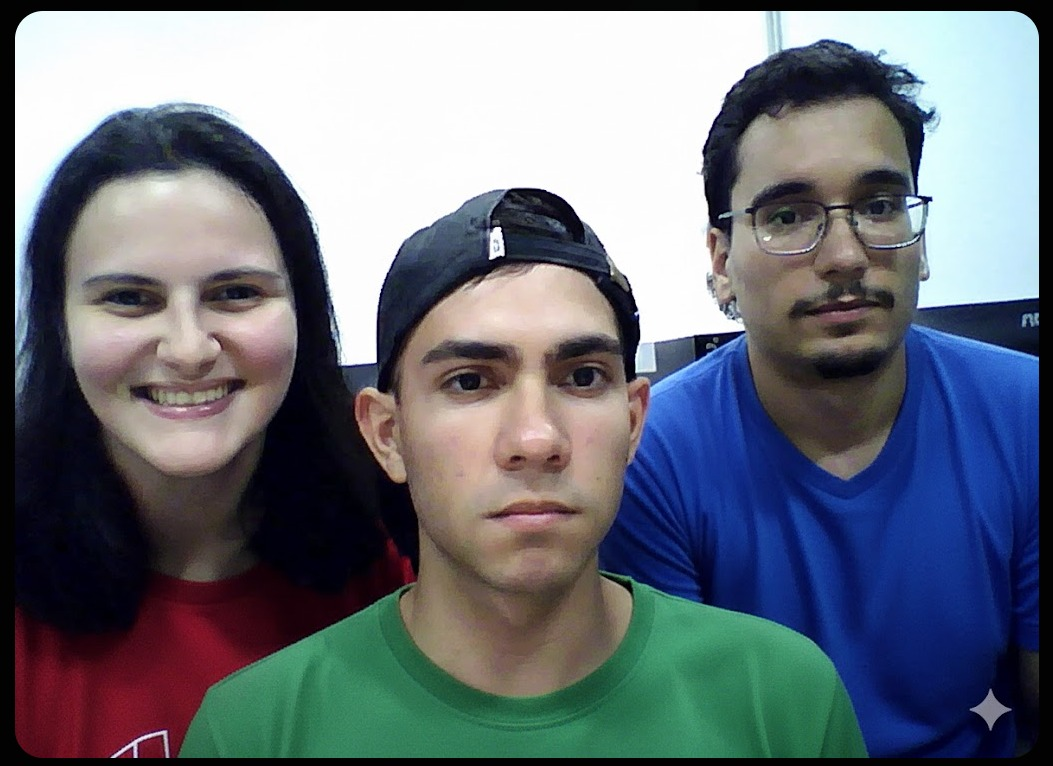
#> input picture static/foto-grupo.jpeg, 1053 x 766 px
$ jupyter execute RELATORIO_LAB05.ipynb   (shell and % lines are left out)
#> lines starting #> are read from the running program, lines starting #| are printed output that depends on the picture; after the words box and inside, x2 and y2 are one past the last pixel; in counts of white or black regions, pixels touching at a corner belong together; long printed decimals are rounded
import numpy as np
import cv2
import matplotlib.pyplot as plt

plt.rcParams['figure.figsize'] = (12, 8)

## Autores

- **Fabricio da Costa Fernandes** - RA 11202321635
- **Felipe de Lima Major** - RA 11202230321
- **Lilian Gimenez Teixeira** - RA 11202332321

---

## Datas

- **Data de realização dos experimentos:** 24/03/2026
- **Data de publicação do relatório:** 27/03/2026

---

## Introdução

### Contexto e Motivação

Este relatório apresenta os resultados do Laboratório 05 da disciplina de Processamento Digital de Imagens, focado no estudo de espaços de cores e suas aplicações práticas. O laboratório explora diferentes modelos de representação de cores, desde espaços independentes de dispositivo até aqueles específicos para compressão de vídeo.

### Objetivos

Os principais objetivos deste laboratório foram:

1. Compreender a diferença entre espaços de cores independentes e dependentes de dispositivo
2. Implementar correções de ponto branco e transformações gama
3. Explorar modelos de cor para percepção humana (CIELAB) e dispositivos (HSV)
4. Analisar o espaço YCbCr usado em compressão de vídeo
5. Desenvolver aplicações práticas com webcam

---

## Procedimentos Experimentais

### Configuração do Ambiente

1. Abra o Jupyter Notebook em `c:\Lilian\repos\Lab05-Cores_Imagens_Video`.
2. Execute a célula abaixo para instalar as dependências antes de qualquer importação.
3. Execute as demais células sequencialmente para cada atividade do laboratório.

### Passos para cada atividade

- Atividade 3.1 (ponto branco): execute a célula de definição da função `white_point_correction` e em seguida a célula de teste com `foto-grupo.jpeg`.
- Atividade 3.2 (gamma): execute a função `xyz_to_rgb_gamma` e o bloco de demonstração do gradiente.
- Atividade 3.3 (CIELAB): carregue `foto-grupo.jpeg`, mostre canais e calcule estatísticas.
- Atividade 3.4 (HSV): defina `segmentar_por_cor_hsv`, aplique em `cores.jpeg` e meça percentual segmentado.
- Atividade 3.5 (YCbCr): converta `foto-grupo.jpeg` e compare média/padrão dos canais.
- Atividade 3.6/3.7 (webcam): execute os blocos de webcam para testar em tempo real (pressione `q` para sair).

### Observações de reprodução

- As imagens necessárias já estão em `static/foto-grupo.jpeg` e `static/cores.jpeg`.
- Se algo não carregar, verifique o caminho e se as bibliotecas estão instaladas corretamente.
- Sempre execute as células na ordem indicada para evitar variáveis ausentes.

[cell 1]
import numpy as np
import cv2
import matplotlib.pyplot as plt

plt.rcParams['figure.figsize'] = (12, 8)

def white_point_correction(img, sourcewp, targetwp):
    corrected = img * (targetwp / sourcewp)
    return np.clip(corrected, 0, 1)

[cell 2]
def white_point_correction(img, sourcewp, targetwp):
    corrected = img * (targetwp / sourcewp)
    return np.clip(corrected, 0, 1)

[cell 3]
img = cv2.imread('static/foto-grupo.jpeg')
#> img is the input picture: shape (766, 1053, 3); mean B, G, R 122.1, 112.3, 106.5
img_rgb = cv2.cvtColor(img, cv2.COLOR_BGR2RGB) / 255.0

img_warm = img_rgb.copy()
img_warm[:, :, 0] = np.clip(img_warm[:, :, 0] * 1.2, 0, 1)
img_warm[:, :, 1] = np.clip(img_warm[:, :, 1] * 0.9, 0, 1)
img_warm[:, :, 2] = np.clip(img_warm[:, :, 2] * 0.7, 0, 1)
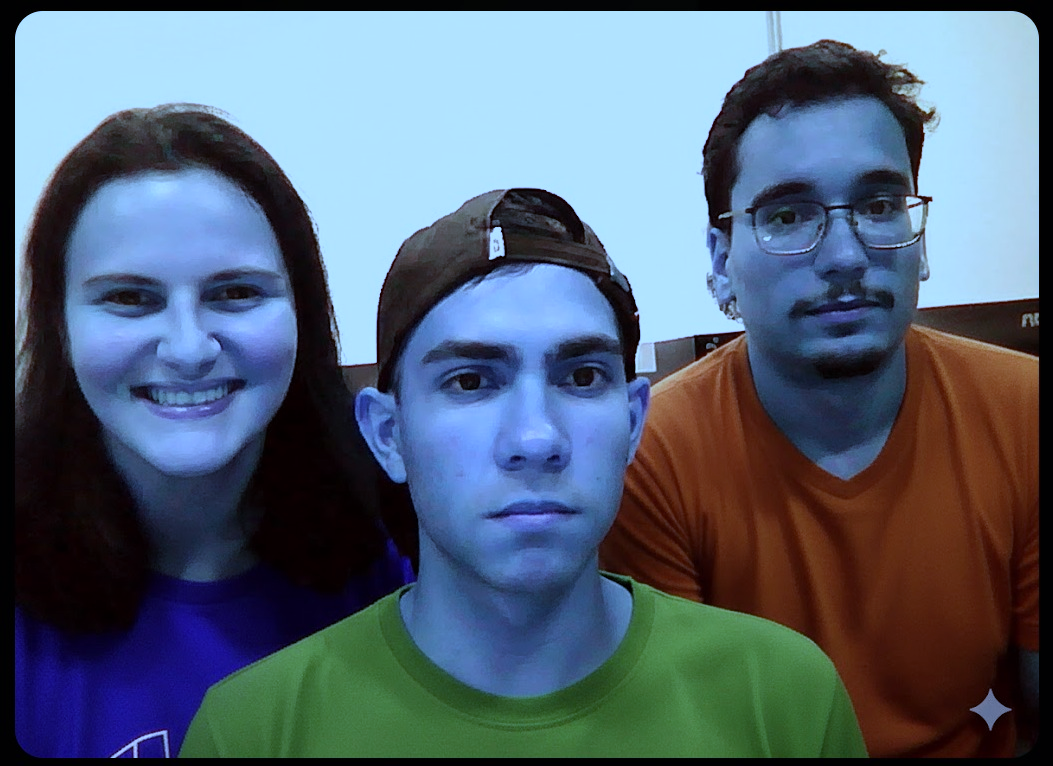
#> img_warm: shape (766, 1053, 3) float64; mean B, G, R 0.466, 0.396, 0.335

source_wp = np.array([1.2, 0.9, 0.7])
target_wp = np.array([1.0, 1.0, 1.0])
img_corrected = white_point_correction(img_warm, source_wp, target_wp)
#> in white_point_correction, `corrected = img * (targetwp / sourcewp)`:
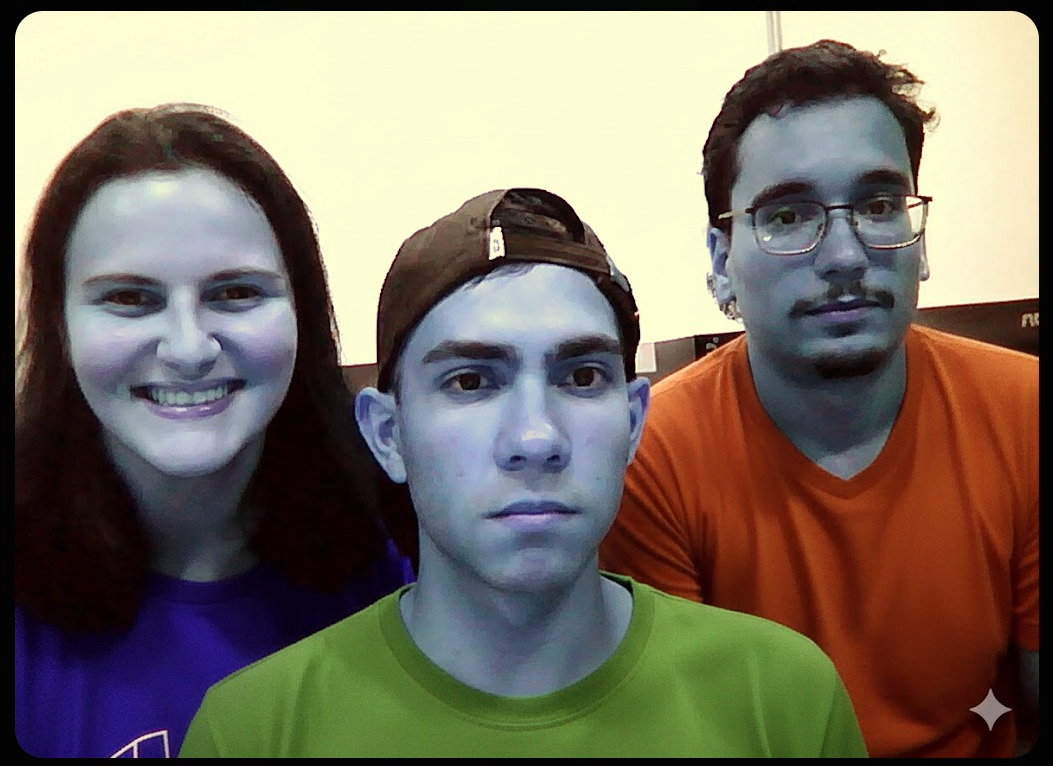
#> corrected: shape (766, 1053, 3) float64; mean B, G, R 0.389, 0.441, 0.479

fig, axes = plt.subplots(1, 3, figsize=(15, 5))

axes[0].imshow(img_rgb)
axes[0].set_title('Imagem Original')
axes[0].axis('off')

axes[1].imshow(img_warm)
axes[1].set_title('Com Iluminação Quente')
axes[1].axis('off')

axes[2].imshow(img_corrected)
axes[2].set_title('Após Correção de Ponto Branco')
axes[2].axis('off')

plt.tight_layout()
plt.show()
#> figure, not shown here; B, G, R data is drawn as R, G, B

# Análise quantitativa da correção de ponto branco
orig_mean = img_rgb.mean(axis=(0,1))
#> orig_mean = [0.418, 0.441, 0.479]
warm_mean = img_warm.mean(axis=(0,1))
#> warm_mean = [0.466, 0.396, 0.335]
corrected_mean = img_corrected.mean(axis=(0,1))
#> corrected_mean = [0.389, 0.441, 0.479]

print('Média por canal (RGB)')
print(f'Original: {orig_mean}')
#| Original: [0.4176 0.4405 0.4788]
print(f'Iluminação quente: {warm_mean}')
#| Iluminação quente: [0.4664 0.3965 0.3352 ]
print(f'Corrigida: {corrected_mean}')
#| Corrigida: [0.3887 0.4405 0.4788]

mse_warm = np.mean((img_rgb - img_warm) ** 2)
#> mse_warm = 0.013
mse_corr = np.mean((img_rgb - img_corrected) ** 2)
#> mse_corr = 0.00147
print(f'MSE original->quente: {mse_warm:.6f}')
#| MSE original->quente: 0.01298
print(f'MSE original->corrigida: {mse_corr:.6f}')
#| MSE original->corrigida: 0.001465

L_orig = 0.2126 * img_rgb[:,:,0] + 0.7152 * img_rgb[:,:,1] + 0.0722 * img_rgb[:,:,2]
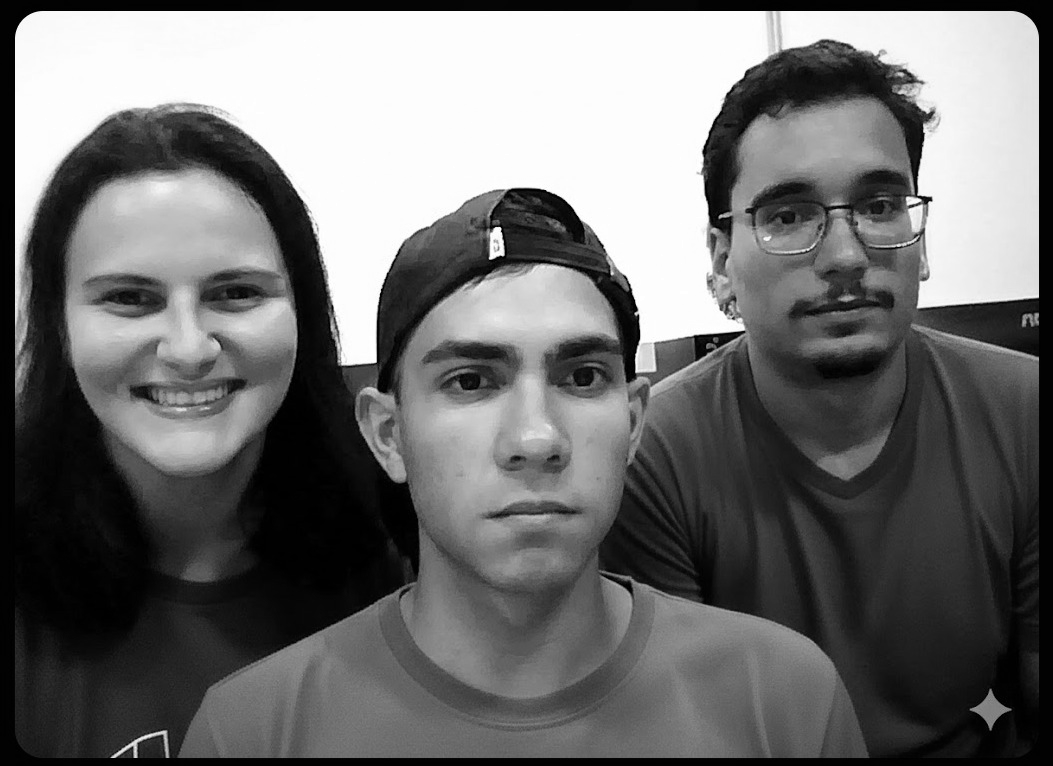
#> L_orig: shape (766, 1053) float64; min 0, max 1, mean 0.438
L_corr = 0.2126 * img_corrected[:,:,0] + 0.7152 * img_corrected[:,:,1] + 0.0722 * img_corrected[:,:,2]
print(f'Lum. média original: {L_orig.mean():.4f}, corrigida: {L_corr.mean():.4f}')
#| Lum. média original: 0.4384, corrigida: 0.4323

### Atividade 3.2: Transformação XYZ para RGB com Correção Gama

#### Objetivo
Converter do espaço CIE XYZ para RGB com aplicação da correção gama.

#### Implementação

[cell 4]
def xyz_to_rgb_gamma(xyz_img):
    matrix = np.array([[3.2406, -1.5372, -0.4986],
                       [-0.9689,  1.8758,  0.0415],
                       [0.0557,  -0.2040,  1.0570]])

    rgb_linear = xyz_img @ matrix.T
    rgb_linear = np.clip(rgb_linear, 0, 1)

    gamma_corrected = np.where(
        rgb_linear <= 0.0031308,
        12.92 * rgb_linear,
        1.055 * np.power(rgb_linear, 1/2.4) - 0.055
    )

    return gamma_corrected

#### Demonstração do Efeito Gama

Mostramos como a correção gama afeta a visualização de imagens, especialmente nas áreas escuras.

[cell 5]
gradient = np.linspace(0, 1, 256)
img_gradient = np.tile(gradient, (100, 1))

gamma = 2.2
img_gamma_bad = np.power(img_gradient, gamma)

img_gamma_good = np.power(img_gradient, 1/gamma)

fig, axes = plt.subplots(1, 3, figsize=(15, 5))

axes[0].imshow(img_gradient, cmap='gray')
axes[0].set_title('Imagem Linear')
axes[0].axis('off')

axes[1].imshow(img_gamma_bad, cmap='gray')
axes[1].set_title('Com Gama Inversa (γ=2.2)')
axes[1].axis('off')

axes[2].imshow(img_gamma_good, cmap='gray')
axes[2].set_title('Com Gama Corrigida (γ=1/2.2)')
axes[2].axis('off')

plt.tight_layout()
plt.show()

### Atividade 3.3: Modelo CIELAB

#### Objetivo
Explorar o espaço CIELAB e seus componentes.

#### Análise dos Canais

[cell 6]
img = cv2.imread('static/foto-grupo.jpeg')
img_lab = cv2.cvtColor(img, cv2.COLOR_BGR2LAB)
#> img_lab: shape (766, 1053, 3); mean of channels 0, 1, 2 117.2, 130.9, 122.6

L, a, b = cv2.split(img_lab)

fig, axes = plt.subplots(1, 4, figsize=(16, 4))

axes[0].imshow(cv2.cvtColor(img, cv2.COLOR_BGR2RGB))
axes[0].set_title('Imagem Original')
axes[0].axis('off')

axes[1].imshow(L, cmap='gray')
axes[1].set_title('Canal L* (Luminância)')
axes[1].axis('off')

axes[2].imshow(a, cmap='RdYlGn')
axes[2].set_title('Canal a* (Verde-Vermelho)')
axes[2].axis('off')

axes[3].imshow(b, cmap='RdYlBu')
axes[3].set_title('Canal b* (Azul-Amarelo)')
axes[3].axis('off')

plt.tight_layout()
plt.show()
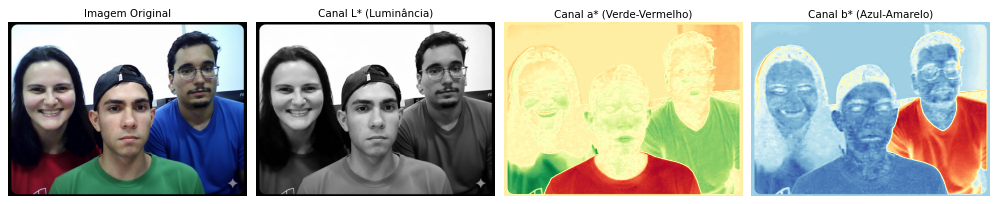
#> figure drawn by matplotlib, 4 panels

print(f"Estatísticas do canal L*: Mín={L.min():.1f}, Máx={L.max():.1f}, Média={L.mean():.1f}, Desv.Std={L.std():.1f}")
#| Estatísticas do canal L*: Mín=0.0, Máx=255.0, Média=117.2, Desv.Std=89.5
print(f"Estatísticas do canal a*: Mín={a.min():.1f}, Máx={a.max():.1f}, Média={a.mean():.1f}, Desv.Std={a.std():.1f}")
#| Estatísticas do canal a*: Mín=89.0, Máx=176.0, Média=130.9, Desv.Std=15.3
print(f"Estatísticas do canal b*: Mín={b.min():.1f}, Máx={b.max():.1f}, Média={b.mean():.1f}, Desv.Std={b.std():.1f}")
#| Estatísticas do canal b*: Mín=66.0, Máx=152.0, Média=122.6, Desv.Std=19.5

# Diferença de cor aproximada entre imagem original e versão convertida para LAB e de volta a BGR
img_rec = cv2.cvtColor(img_lab, cv2.COLOR_LAB2BGR)
img_rec_rgb = cv2.cvtColor(img_rec, cv2.COLOR_BGR2RGB) / 255.0
img_orig_rgb = cv2.cvtColor(img, cv2.COLOR_BGR2RGB) / 255.0

mse_lab = np.mean((img_orig_rgb - img_rec_rgb) ** 2)
#> mse_lab = 1.39e-05
print(f"MSE reconstrução LAB->RGB: {mse_lab:.8f}")
#| MSE reconstrução LAB->RGB: 1.39e-05
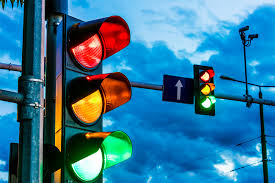
#> input picture static/cores.jpeg, 275 x 183 px
#> further down, img is the input picture: shape (183, 275, 3); mean B, G, R 149.8, 118.6, 49.9

### Atividade 3.4: Segmentação com HSV

#### Objetivo
Implementar segmentação de cores usando o espaço HSV.

#### Implementação

[cell 7]
def segmentar_por_cor_hsv(img_bgr, lower_hsv, upper_hsv):
    hsv = cv2.cvtColor(img_bgr, cv2.COLOR_BGR2HSV)
#> hsv: shape (183, 275, 3); mean H, S, V 90, 208.8, 168.6
    mask = cv2.inRange(hsv, lower_hsv, upper_hsv)
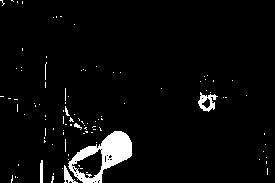
#> mask: shape (183, 275); 4.1% white; 102 white regions (96 under 20 px), largest, box (x1, y1, x2, y2) and area: (68, 131, 132, 183) 1388, (198, 92, 218, 112) 186, (64, 165, 78, 183) 98, (40, 160, 43, 183) 66, (74, 123, 82, 130) 25, (65, 106, 70, 116) 22
    resultado = cv2.bitwise_and(img_bgr, img_bgr, mask=mask)
    return mask, resultado

#### Teste com Imagem de Cores

Testamos a segmentação usando uma imagem com objetos coloridos.

[cell 8]
img = cv2.imread('static/cores.jpeg')

green_lower = np.array([35, 50, 50])
green_upper = np.array([85, 255, 255])

mask_green, result_green = segmentar_por_cor_hsv(img, green_lower, green_upper)

fig, axes = plt.subplots(1, 3, figsize=(15, 5))

axes[0].imshow(cv2.cvtColor(img, cv2.COLOR_BGR2RGB))
axes[0].set_title('Imagem Original')
axes[0].axis('off')

axes[1].imshow(mask_green, cmap='gray')
axes[1].set_title('Máscara HSV (Verde)')
axes[1].axis('off')

axes[2].imshow(cv2.cvtColor(result_green, cv2.COLOR_BGR2RGB))
axes[2].set_title('Resultado da Segmentação')
axes[2].axis('off')

plt.tight_layout()
plt.show()

print(f"Pixels segmentados: {np.sum(mask_green > 0)}")
#| Pixels segmentados: 2068
print(f"Total de pixels: {mask_green.size}")
#| Total de pixels: 50325
print(f"Porcentagem segmentada: {np.sum(mask_green > 0) / mask_green.size * 100:.1f}%")
#| Porcentagem segmentada: 4.1%

### Atividade 3.5: Modelo YCbCr

#### Objetivo
Analisar o espaço YCbCr usado em compressão de vídeo.

#### Análise dos Canais

[cell 9]
img = cv2.imread('static/foto-grupo.jpeg')
img_ycrcb = cv2.cvtColor(img, cv2.COLOR_BGR2YCrCb)
#> img_ycrcb: shape (766, 1053, 3); mean of channels 0, 1, 2 111.7, 124.3, 133.9

Y, Cr, Cb = cv2.split(img_ycrcb)
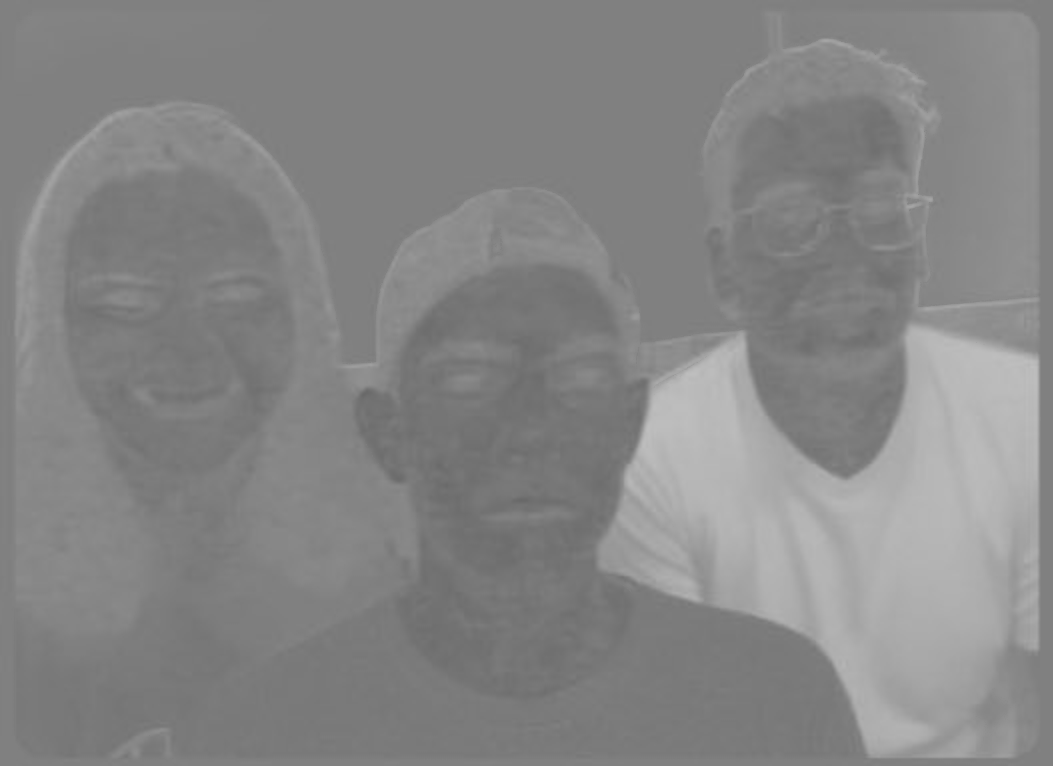
#> Cb: shape (766, 1053); min 104, max 191, mean 133.9

fig, axes = plt.subplots(1, 4, figsize=(16, 4))

axes[0].imshow(cv2.cvtColor(img, cv2.COLOR_BGR2RGB))
axes[0].set_title('Imagem Original')
axes[0].axis('off')

axes[1].imshow(Y, cmap='gray')
axes[1].set_title('Canal Y (Luminância)')
axes[1].axis('off')

axes[2].imshow(Cb, cmap='gray')
axes[2].set_title('Canal Cb (Crominância Azul)')
axes[2].axis('off')

axes[3].imshow(Cr, cmap='gray')
axes[3].set_title('Canal Cr (Crominância Vermelha)')
axes[3].axis('off')

plt.tight_layout()
plt.show()
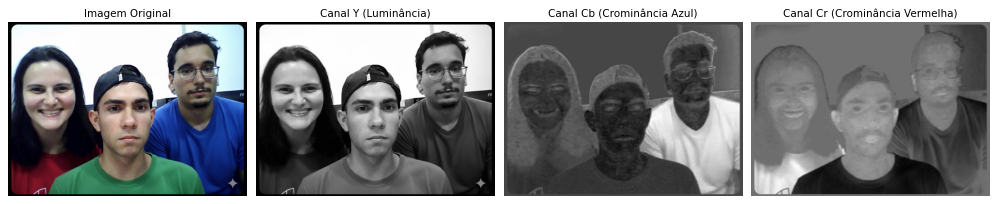
#> figure drawn by matplotlib, 4 panels

print(f"Canal Y - Mín: {Y.min()}, Máx: {Y.max()}, Média: {Y.mean():.1f}")
#| Canal Y - Mín: 0, Máx: 255, Média: 111.7
print(f"Canal Cb - Mín: {Cb.min()}, Máx: {Cb.max()}, Média: {Cb.mean():.1f}")
#| Canal Cb - Mín: 104, Máx: 191, Média: 133.9
print(f"Canal Cr - Mín: {Cr.min()}, Máx: {Cr.max()}, Média: {Cr.mean():.1f}")
#| Canal Cr - Mín: 84, Máx: 184, Média: 124.3
